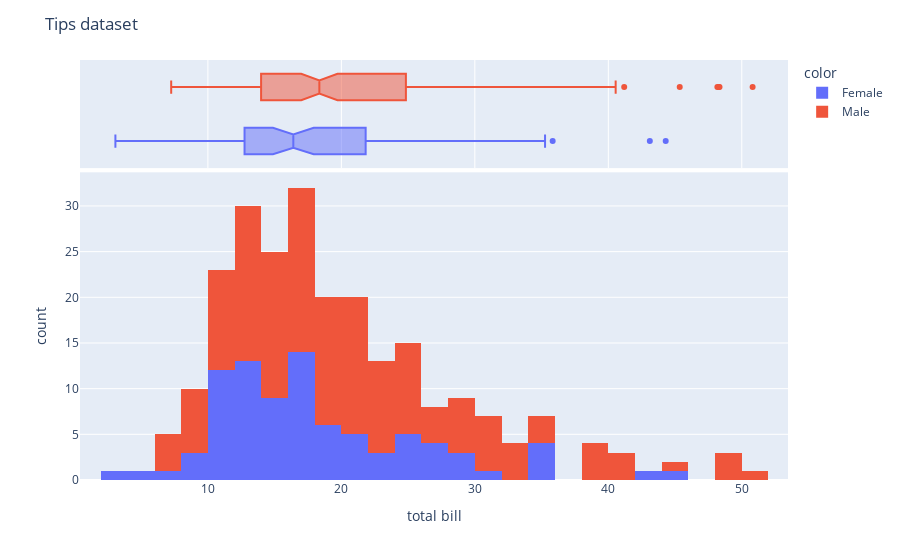

This figure's notebook cell:
### Code cell
pfig5=ex.histogram(x=df3['total_bill'], color=df3['sex'],marginal="box") # ploting an displot for total bill color parameter set of sex
pfig5.update_layout(title="Tips dataset",xaxis_title='total bill') # updating y axis labels

pfig5 #We can see how the distribution of total bill varies by sex and also see summary statistics such as median, quartiles and outliers.

### Figure 1 — Plotly figure (JSON) as saved in the notebook; plotly's stock layout.template omitted (floating-point values rounded to 4 significant figures; data arrays with more than 128 entries replaced by an {"elided": "..."} marker saying what was removed)
{"data": [{"alignmentgroup": "True", "bingroup": "x", "hovertemplate": "color=Female<br>x=%{x}<br>count=%{y}<extra></extra>", "legendgroup": "Female", "marker": {"color": "#636efa", "pattern": {"shape": ""}}, "name": "Female", "offsetgroup": "Female", "orientation": "v", "showlegend": true, "type": "histogram", "x": [16.99, 24.59, 35.26, 14.83, 10.33, 16.97, 20.29, 15.77, 19.65, 15.06, 20.69, 16.93, 10.29, 34.81, 26.41, 16.45, 3.07, 17.07, 26.86, 25.28, 14.73, 10.07, 34.83, 5.75, 16.32, 22.75, 11.35, 15.38, 44.3, 22.42, 20.92, 14.31, 7.25, 25.71, 17.31, 10.65, 12.43, 24.08, 13.42, 12.48, 29.8, 14.52, 11.38, 20.27, 11.17, 12.26, 18.26, 8.51, 10.33, 14.15, 13.16, 17.47, 27.05, 16.43, 8.35, 18.64, 11.87, 29.85, 25, 13.39, 16.21, 17.51, 10.59, 10.63, 9.6, 20.9, 18.15, 19.81, 43.11, 13, 12.74, 13, 16.4, 16.47, 12.76, 13.27, 28.17, 12.9, 30.14, 13.42, 15.98, 16.27, 10.09, 22.12, 35.83, 27.18, 18.78], "xaxis": "x", "yaxis": "y"}, {"alignmentgroup": "True", "hovertemplate": "color=Female<br>x=%{x}<extra></extra>", "legendgroup": "Female", "marker": {"color": "#636efa"}, "name": "Female", "notched": true, "offsetgroup": "Female", "showlegend": false, "type": "box", "x": [16.99, 24.59, 35.26, 14.83, 10.33, 16.97, 20.29, 15.77, 19.65, 15.06, 20.69, 16.93, 10.29, 34.81, 26.41, 16.45, 3.07, 17.07, 26.86, 25.28, 14.73, 10.07, 34.83, 5.75, 16.32, 22.75, 11.35, 15.38, 44.3, 22.42, 20.92, 14.31, 7.25, 25.71, 17.31, 10.65, 12.43, 24.08, 13.42, 12.48, 29.8, 14.52, 11.38, 20.27, 11.17, 12.26, 18.26, 8.51, 10.33, 14.15, 13.16, 17.47, 27.05, 16.43, 8.35, 18.64, 11.87, 29.85, 25, 13.39, 16.21, 17.51, 10.59, 10.63, 9.6, 20.9, 18.15, 19.81, 43.11, 13, 12.74, 13, 16.4, 16.47, 12.76, 13.27, 28.17, 12.9, 30.14, 13.42, 15.98, 16.27, 10.09, 22.12, 35.83, 27.18, 18.78], "xaxis": "x2", "yaxis": "y2"}, {"alignmentgroup": "True", "bingroup": "x", "hovertemplate": "color=Male<br>x=%{x}<br>count=%{y}<extra></extra>", "legendgroup": "Male", "marker": {"color": "#EF553B", "pattern": {"shape": ""}}, "name": "Male", "offsetgroup": "Male", "orientation": "v", "showlegend": true, "type": "histogram", "x": {"elided": "157 float values"}, "xaxis": "x", "yaxis": "y"}, {"alignmentgroup": "True", "hovertemplate": "color=Male<br>x=%{x}<extra></extra>", "legendgroup": "Male", "marker": {"color": "#EF553B"}, "name": "Male", "notched": true, "offsetgroup": "Male", "showlegend": false, "type": "box", "x": {"elided": "157 float values"}, "xaxis": "x2", "yaxis": "y2"}], "layout": {"autosize": true, "barmode": "relative", "legend": {"title": {"text": "color"}, "tracegroupgap": 0}, "margin": {"t": 60}, "title": {"text": "Tips dataset"}, "xaxis": {"anchor": "y", "autorange": true, "domain": [0, 1], "range": [0.4178, 53.46], "title": {"text": "total bill"}, "type": "linear"}, "xaxis2": {"anchor": "y2", "autorange": true, "domain": [0, 1], "matches": "x", "range": [0.4178, 53.46], "showgrid": true, "showticklabels": false, "type": "linear"}, "yaxis": {"anchor": "x", "autorange": true, "domain": [0, 0.7326], "range": [0, 33.68], "title": {"text": "count"}}, "yaxis2": {"anchor": "x2", "autorange": true, "domain": [0.7426, 1], "matches": "y2", "range": [-0.5, 1.5], "showgrid": false, "showline": false, "showticklabels": false, "ticks": "", "type": "category"}}}
